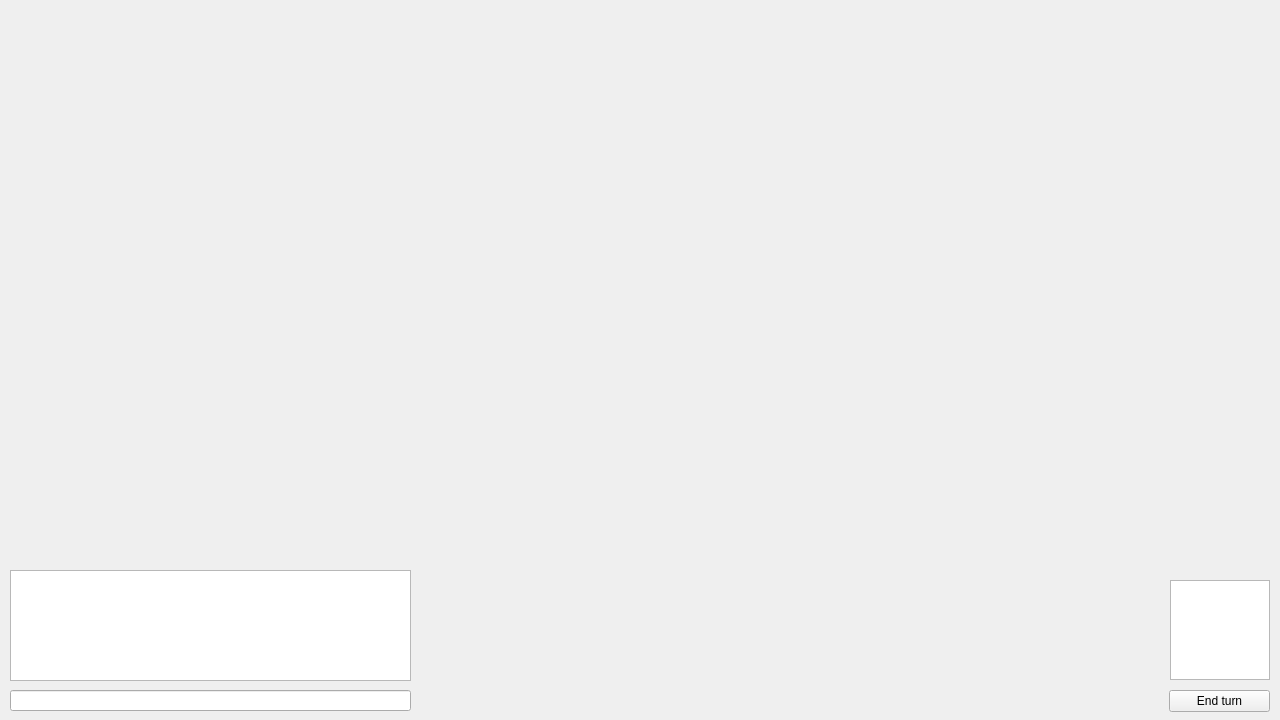
<?xml version="1.0" encoding="UTF-8"?>
<ui version="4.0">
 <class>GameWindow</class>
 <widget class="QMainWindow" name="GameWindow">
  <property name="geometry">
   <rect>
    <x>0</x>
    <y>0</y>
    <width>1280</width>
    <height>720</height>
   </rect>
  </property>
  <property name="sizePolicy">
   <sizepolicy hsizetype="Expanding" vsizetype="Expanding">
    <horstretch>0</horstretch>
    <verstretch>0</verstretch>
   </sizepolicy>
  </property>
  <property name="minimumSize">
   <size>
    <width>1280</width>
    <height>720</height>
   </size>
  </property>
  <property name="maximumSize">
   <size>
    <width>1280</width>
    <height>720</height>
   </size>
  </property>
  <property name="windowTitle">
   <string>MainWindow</string>
  </property>
  <widget class="QWidget" name="centralwidget">
   <widget class="QPlainTextEdit" name="chatBox">
    <property name="geometry">
     <rect>
      <x>10</x>
      <y>570</y>
      <width>401</width>
      <height>111</height>
     </rect>
    </property>
    <property name="readOnly">
     <bool>true</bool>
    </property>
   </widget>
   <widget class="QLineEdit" name="chatInputLE">
    <property name="geometry">
     <rect>
      <x>10</x>
      <y>690</y>
      <width>401</width>
      <height>21</height>
     </rect>
    </property>
    <property name="mouseTracking">
     <bool>false</bool>
    </property>
   </widget>
   <widget class="QGraphicsView" name="tileView">
    <property name="geometry">
     <rect>
      <x>1170</x>
      <y>580</y>
      <width>100</width>
      <height>100</height>
     </rect>
    </property>
    <property name="sceneRect">
     <rectf>
      <x>0.000000000000000</x>
      <y>0.000000000000000</y>
      <width>0.000000000000000</width>
      <height>0.000000000000000</height>
     </rectf>
    </property>
   </widget>
   <widget class="QPushButton" name="endTurnBtn">
    <property name="geometry">
     <rect>
      <x>1169</x>
      <y>690</y>
      <width>101</width>
      <height>22</height>
     </rect>
    </property>
    <property name="text">
     <string>End turn</string>
    </property>
   </widget>
  </widget>
 </widget>
 <resources/>
 <connections/>
</ui>
